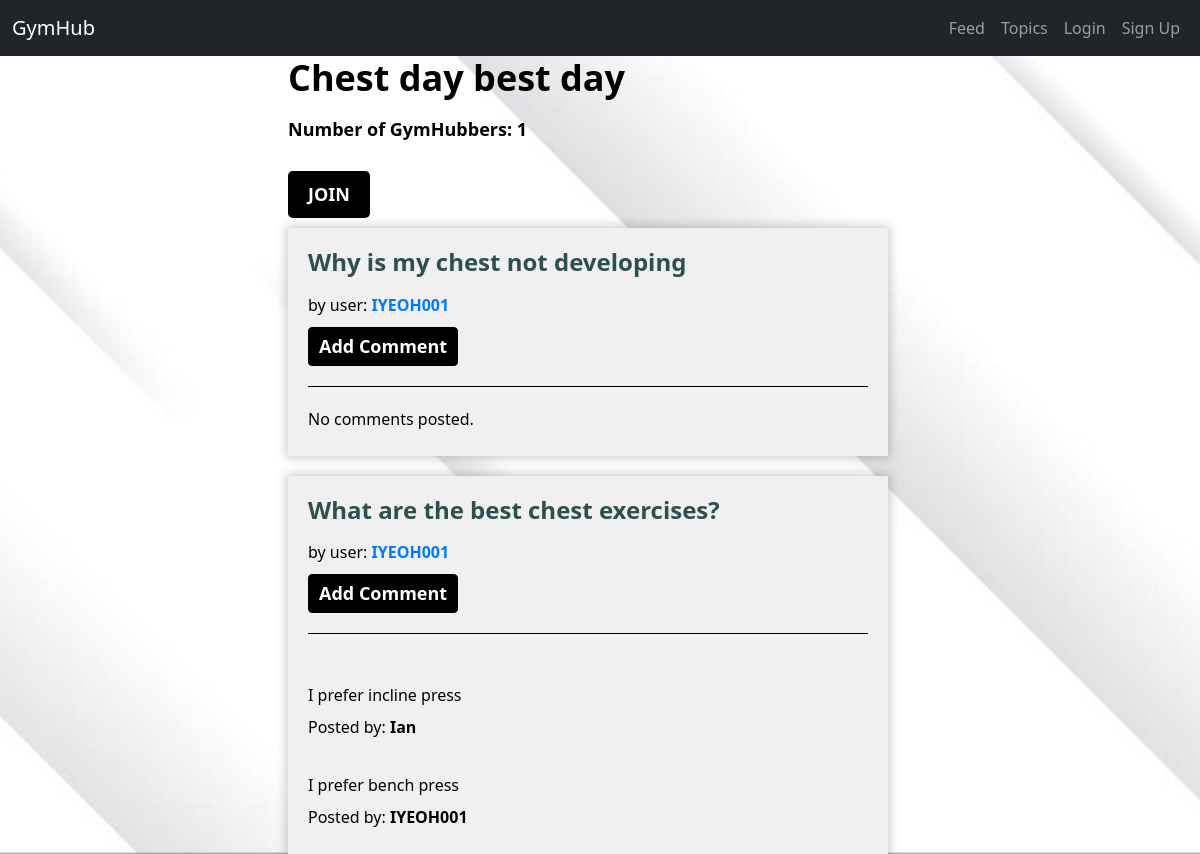
The page /groups/posts/in/chest-day-best-day/ on the database as committed earlier.
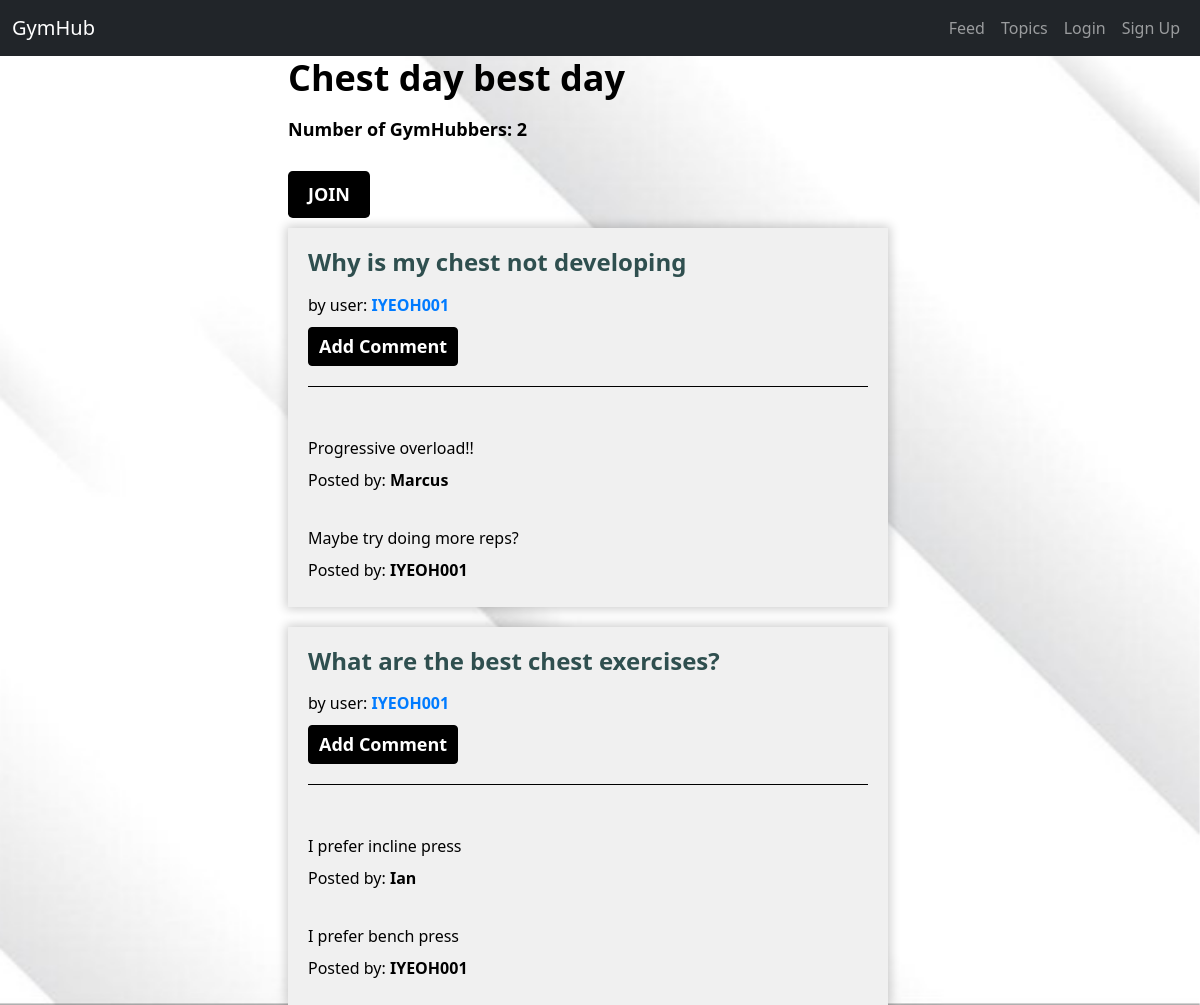
The same page on the database as committed later.
### groups/models.py (models this page shows, shortened)
class Group(models.Model):
    name = models.CharField(max_length=255, unique=True)
    slug = models.SlugField(allow_unicode=True, unique=True)
    description = models.TextField(blank=True, default='')
    description_html = models.TextField(editable=False, default='', blank=True)
    members = models.ManyToManyField(User, through='GroupMember')
    class Meta:
        ordering = ['name']

### posts/models.py (models this page shows, shortened)
class Post(models.Model):
    user = models.ForeignKey(User, related_name="posts",
                             on_delete=models.CASCADE)
    created_at = models.DateTimeField(auto_now=True)
    message = models.TextField()
    message_html = models.TextField(editable=False)
    group = models.ForeignKey(
        Group, related_name="posts", null=True, blank=True, on_delete=models.CASCADE)
    image = models.ImageField(upload_to='images/', null=True, blank=True)
    class Meta:
        ordering = ["-created_at"]

class Comment(models.Model):
    post = models.ForeignKey(Post, related_name='comments', on_delete=models.CASCADE)
    author = models.ForeignKey(User, related_name='comments', on_delete=models.CASCADE)
    text = models.TextField(validators=[MaxLengthValidator(2200)])
    created_at = models.DateTimeField(auto_now_add=True)
    updated_at = models.DateTimeField(auto_now=True)
    class Meta:
        ordering = ['-created_at']

### groups/views.py (the view)
# urls.py: path('posts/in/<slug:slug>/', views.SingleGroup.as_view(), name='single'),
class SingleGroup(generic.DetailView):
    model = Group
    def get_context_data(self, **kwargs):
        context = super().get_context_data(**kwargs)
        context['comment_form']= CommentForm()
        return context

### groups/templates/groups/group_detail.html (shortened to what this page needs)
{% extends 'groups/group_base.html' %}
{% load static %}
{% block pregroup %}
{% block extra_css %}
<link rel="stylesheet" type="text/css" href="{% static 'css/group.css' %}">
{% endblock %}
<div class="container group">
<h1>{{group.name}}</h1>
<h4>Number of GymHubbers: {{group.members.count}}</h4>
<div class="content">
	{% if user in group.members.all %}
		<a href="{% url 'groups:leave' slug=group.slug %}" class="btn btn-lg btn-fill btn-warning"><span class='glyphicon glyphicon-remove-circle'></span>Leave</a>
	{% else %}
		<a href="{% url 'groups:join' slug=group.slug %}" class="btn btn-lg btn-fill btn-warning">Join</a>
	{% endif %}
</div>
{% endblock %}
{% block group_content %}
<div class="col-md-8">
	{% if not group.posts.count %}
		<h2>No posts in this group yet!</h2>
		{% else %}
			{% for post in group.posts.all %}
				{% include 'posts/_post.html' %}
			{% endfor %}
	{% endif %}
</div>
</div>
{% endblock %}

### posts/templates/posts/_post.html (shortened to what this page needs)
{% load static %}
{% block extra_css %}
<link rel="stylesheet" type="text/css" href="{% static 'css/posts.css' %}">
{% endblock %}
<div class="post media">
	<a href="{% url 'posts:single' username=post.user.username pk=post.pk %}" title=""><h3>{{post.message_html|safe}}</h3></a>
	<div class="media-body">
		by user:
		<strong><a href="{% url 'posts:for_user' username=post.user.username %}" title="">{{post.user.username}}</a></strong>
	<div class="media-footer">
		<button id="comment-toggle-{{ post.pk }}" class="btn btn-success">Add Comment</button>
	</div>
	<div class="comments">
		{% for comment in post.comments.all %}
  <br>
      <h2>{{ comment.text|safe|linebreaks }}</h2>
      <p>Posted by: <strong>{{ comment.author }}</strong></p>
  {% empty %}
      <p>No comments posted.</p>
  {% endfor %}
	</div>
</div>
</div>

Rows that differ between the two databases and show on the page:
computed for Group "Chest day best day": members.count "1" → "2"
shown differently, row unchanged: Post "Why is my chest not developing": no longer shows "No comments posted."
added Comment: text "Progressive overload!!", author "Marcus", shown under Post "Why is my chest not developing"
added Comment: text "Maybe try doing more reps?", author "IYEOH001", shown under Post "Why is my chest not developing"
